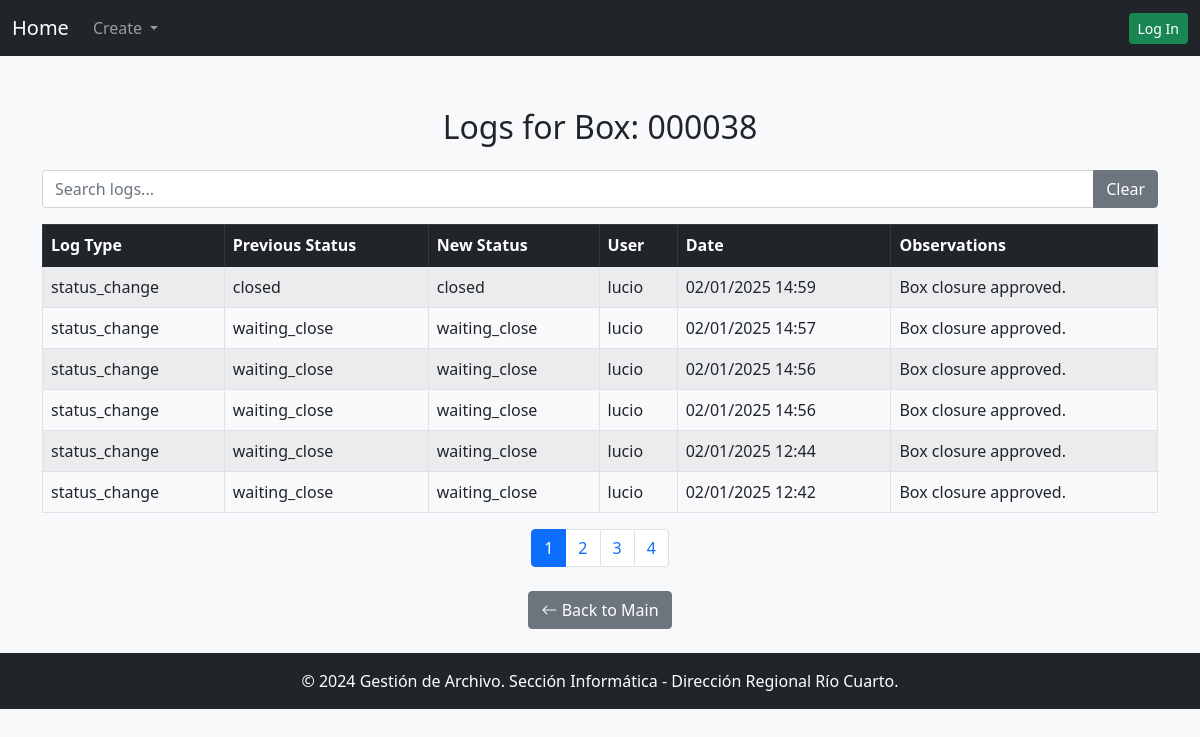
/box/38/logs/, run on the app's committed database.
### gestion_archivo_app/models.py (models this page shows, shortened)
class Box(models.Model):
    STATUS_CHOICES = [
        ('open', 'Open'),
        ('closed', 'Closed'),
        ('waiting_close', 'Waiting for Close'),
        ('waiting_archive', 'Waiting for Archive'),
        ('accepted_archive', 'Accepted by Archive Responsible'),
        ('archived', 'In Archive'),
    ]
    name = models.CharField(max_length = 10, primary_key=False, verbose_name="Box Name", null=False, blank=False, unique=True)
    box_type = models.ForeignKey(BoxType, on_delete=models.PROTECT, related_name="boxes")
    description = models.TextField(blank=True, null=True, verbose_name="Box Description")
    user = models.ForeignKey(settings.AUTH_USER_MODEL, on_delete=models.PROTECT, related_name="boxes")
    area = models.ForeignKey(Area, on_delete=models.PROTECT, related_name="boxes")
    status = models.CharField(max_length=32, choices=STATUS_CHOICES, default='open')
    id = models.AutoField(primary_key=True, verbose_name="Box ID")  # Auto-incremental ID
    creation_date = models.DateTimeField(auto_now_add=True, verbose_name="Creation Date")
    update_date =  models.DateTimeField(auto_now=True)
    close_date = models.DateTimeField(blank=True, null=True, default=None, verbose_name="Close Date")
    destruction_year = models.PositiveSmallIntegerField(
        choices=[(0,'Never')] + [(year, str(year)) for year in range(get_current_year(), get_current_year() + 500)],
        verbose_name="Destruction Year"
    )
    current_area = models.ForeignKey(Area, on_delete=models.PROTECT, related_name="current_boxes", verbose_name="Current Area")
    total_sheets = models.PositiveIntegerField(default=0)

class BoxLog(models.Model):
    LOG_TYPE_CHOICES = [
        ('new', 'New Box'),
        ('change_area', 'Change of Area'),
        ('doc_added', 'Document Added'),
        ('doc_removed', 'Document Removed'),
        ('doc_edited', 'Document Edited'),
        ('status_change', "Status Changed"),
        ('area_change', 'Area Changed'),
    ]
    log_type = models.CharField(max_length=20, choices=LOG_TYPE_CHOICES)
    box = models.ForeignKey("Box", on_delete=models.CASCADE, related_name="logs")
    area_origin = models.ForeignKey("Area", on_delete=models.CASCADE, null=True, blank=True, related_name="origin_logs")
    area_destination = models.ForeignKey("Area", on_delete=models.CASCADE, null=True, blank=True, related_name="destination_logs")
    doc_added = models.ForeignKey("Documentation", on_delete=models.SET_NULL, null=True, blank=True, related_name="logs_added")
    doc_removed = models.ForeignKey("Documentation", on_delete=models.SET_NULL, null=True, blank=True, related_name="logs_removed")
    previous_status = models.CharField(max_length=50, null=False, blank=False)
    new_status = models.CharField(max_length=50, null=False, blank=False)
    observations = models.TextField(blank=True, null=True)
    user = models.ForeignKey(User, on_delete=models.CASCADE)
    user_area = models.ForeignKey("Area", on_delete=models.PROTECT, related_name="user_logs")
    log_date = models.DateTimeField(auto_now_add=True)

class User(AbstractUser):
    ROLE_CHOICES = [
        ('user', 'User'),
        ('manager', 'Manager'),
        ('archive_responsible', 'Archive Responsible'),
        ('admin', 'System Administrator')
    ]
    role = models.CharField(max_length=32, choices=ROLE_CHOICES)
    area = models.ForeignKey('Area', on_delete=models.PROTECT, verbose_name="User Area")
    deposit = models.ForeignKey(
        'Area',
        on_delete=models.PROTECT,
        default=get_default_archive,
        verbose_name="Archive",
        related_name='deposits'
    )
    objects = UserManager()
    USERNAME_FIELD = 'username'
    REQUIRED_FIELDS = ['first_name', 'last_name', 'role']

### gestion_archivo_app/views.py (the view)
# urls.py: path('box/<int:box_id>/logs/', box_logs, name='box_logs'),
def box_logs(request, box_id):
    box = get_object_or_404(Box, id=box_id)
    logs = BoxLog.objects.filter(box=box).order_by('-log_date')
    context = {
        'box': box,
        'logs': logs,
    }
    return render(request, 'box_logs.html', context)

### gestion_archivo_app/context_processors.py (called while the page is built, shortened)
def system_config(request):
    try:
        pagination_limit = int(SystemConfigKeyValues.objects.get(key="pagination_limit").value)
    except SystemConfigKeyValues.DoesNotExist:
        pagination_limit = 10  # Valor por defecto
    try:
        default_archive_code = SystemConfigKeyValues.objects.get(key="default_archive_code").value
    except SystemConfigKeyValues.DoesNotExist:
        default_archive_code = "AADE_ARCHIVE"  # Valor por defecto
    try:
        config_name_org = SystemConfigKeyValues.objects.get(key="config_name_org").value
    except SystemConfigKeyValues.DoesNotExist:
        config_name_org = "Define config_name_org"  # Valor por defecto
    return {
        "pagination_limit": pagination_limit,
        "default_archive_code": default_archive_code,
        "config_name_org": config_name_org
    }

def archive_responsible_area(request):
    return {'archive_responsible_area': None}

### gestion_archivo_app/templates/box_logs.html (shortened to what this page needs)
{% extends 'base.html' %}
{% load static %}
{% block content %}
<div class="container mt-5">
    <h2 class="text-center mb-4">Logs for Box: {{ box.name }}</h2>
    <div class="mb-3">
        <div class="input-group">
            <input type="text" id="searchInputId" class="form-control" placeholder="Search logs...">
            <button type="button" class="btn btn-secondary" onclick="clearSearch()">Clear</button>
        </div>
    </div>
    <table class="table table-bordered table-striped mt-3" id="tableId">
        <thead class="table-dark">
            <tr>
                <th onclick="sortTable(0)">Log Type </th>
                <th onclick="sortTable(1)">Previous Status </th>
                <th onclick="sortTable(2)">New Status </th>
                <th onclick="sortTable(3)">User </th>
                <th onclick="sortTable(4)">Date </th>
                <th onclick="sortTable(5)">Observations </th>
            </tr>
        </thead>
        <tbody id="tableBodyId">
            {% for log in logs %}
            <tr>
                <td>{{ log.log_type }}</td>
                <td>{{ log.previous_status }}</td>
                <td>{{ log.new_status }}</td>
                <td>{{ log.user.username }}</td>
                <td>{{ log.log_date|date:"d/m/Y H:i" }}</td>
                <td>{{ log.observations }}</td>
            </tr>
            {% empty %}
            <tr>
                <td colspan="6" class="text-center">No logs found for this box.</td>
            </tr>
            {% endfor %}
        </tbody>
    </table>
    <nav class="mt-3">
        <ul class="pagination justify-content-center" id="tableBodyIdPagination">
        </ul>
    </nav>
    <div class="text-center mt-4">
        <a href="{% url 'main' %}" class="btn btn-secondary">
            <i class="bi bi-arrow-left"></i> Back to Main
        </a>
    </div>
</div>
{% endblock %}

### gestion_archivo_app/templates/base.html (style rules this page uses)
html { scroll-behavior:auto; }

### data on the page
Box: name "000038"
BoxLog: log_type "status_change", previous_status "closed", new_status "closed", user.username "lucio", log_date "02/01/2025 14:59", observations "Box closure approved."
BoxLog: log_type "status_change", previous_status "waiting_close", new_status "waiting_close", user.username "lucio", log_date "02/01/2025 14:57", observations "Box closure approved."
BoxLog: log_type "status_change", previous_status "waiting_close", new_status "waiting_close", user.username "lucio", log_date "02/01/2025 14:56", observations "Box closure approved."
BoxLog: log_type "status_change", previous_status "waiting_close", new_status "waiting_close", user.username "lucio", log_date "02/01/2025 14:56", observations "Box closure approved."
BoxLog: log_type "status_change", previous_status "waiting_close", new_status "waiting_close", user.username "lucio", log_date "02/01/2025 12:44", observations "Box closure approved."
BoxLog: log_type "status_change", previous_status "waiting_close", new_status "waiting_close", user.username "lucio", log_date "02/01/2025 12:42", observations "Box closure approved."
